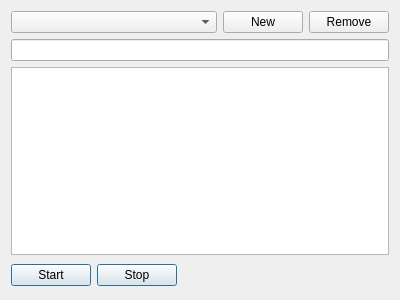
<?xml version="1.0" encoding="UTF-8"?>
<ui version="4.0">
 <class>dlg_luaeditor</class>
 <widget class="QWidget" name="dlg_luaeditor">
  <property name="geometry">
   <rect>
    <x>0</x>
    <y>0</y>
    <width>400</width>
    <height>300</height>
   </rect>
  </property>
  <property name="windowTitle">
   <string>Form</string>
  </property>
  <layout class="QGridLayout" name="gridLayout">
   <item row="0" column="0" colspan="3">
    <widget class="QComboBox" name="m_pScriptList"/>
   </item>
   <item row="0" column="3">
    <widget class="QPushButton" name="m_pNewScript">
     <property name="sizePolicy">
      <sizepolicy hsizetype="Fixed" vsizetype="Fixed">
       <horstretch>0</horstretch>
       <verstretch>0</verstretch>
      </sizepolicy>
     </property>
     <property name="text">
      <string>New</string>
     </property>
    </widget>
   </item>
   <item row="0" column="4">
    <widget class="QPushButton" name="m_pRemoveScript">
     <property name="sizePolicy">
      <sizepolicy hsizetype="Fixed" vsizetype="Fixed">
       <horstretch>0</horstretch>
       <verstretch>0</verstretch>
      </sizepolicy>
     </property>
     <property name="text">
      <string>Remove</string>
     </property>
    </widget>
   </item>
   <item row="1" column="0" colspan="5">
    <widget class="QLineEdit" name="m_pScriptName"/>
   </item>
   <item row="2" column="0" colspan="5">
    <widget class="QTextEdit" name="m_pEditor">
     <property name="font">
      <font>
       <family>Courier New</family>
       <pointsize>10</pointsize>
      </font>
     </property>
     <property name="textInteractionFlags">
      <set>Qt::LinksAccessibleByKeyboard|Qt::LinksAccessibleByMouse|Qt::TextBrowserInteraction|Qt::TextEditable|Qt::TextEditorInteraction|Qt::TextSelectableByKeyboard|Qt::TextSelectableByMouse</set>
     </property>
    </widget>
   </item>
   <item row="3" column="0">
    <widget class="QPushButton" name="m_pRunButton">
     <property name="sizePolicy">
      <sizepolicy hsizetype="Fixed" vsizetype="Fixed">
       <horstretch>0</horstretch>
       <verstretch>0</verstretch>
      </sizepolicy>
     </property>
     <property name="text">
      <string>Start</string>
     </property>
     <property name="autoDefault">
      <bool>true</bool>
     </property>
     <property name="default">
      <bool>true</bool>
     </property>
    </widget>
   </item>
   <item row="3" column="1">
    <widget class="QPushButton" name="m_pStopButton">
     <property name="sizePolicy">
      <sizepolicy hsizetype="Fixed" vsizetype="Fixed">
       <horstretch>0</horstretch>
       <verstretch>0</verstretch>
      </sizepolicy>
     </property>
     <property name="text">
      <string>Stop</string>
     </property>
     <property name="autoDefault">
      <bool>true</bool>
     </property>
     <property name="default">
      <bool>true</bool>
     </property>
    </widget>
   </item>
   <item row="3" column="2" colspan="3">
    <spacer name="spacer1">
     <property name="orientation">
      <enum>Qt::Horizontal</enum>
     </property>
     <property name="sizeType">
      <enum>QSizePolicy::Expanding</enum>
     </property>
     <property name="sizeHint" stdset="0">
      <size>
       <width>197</width>
       <height>28</height>
      </size>
     </property>
    </spacer>
   </item>
  </layout>
 </widget>
 <resources/>
 <connections/>
</ui>
